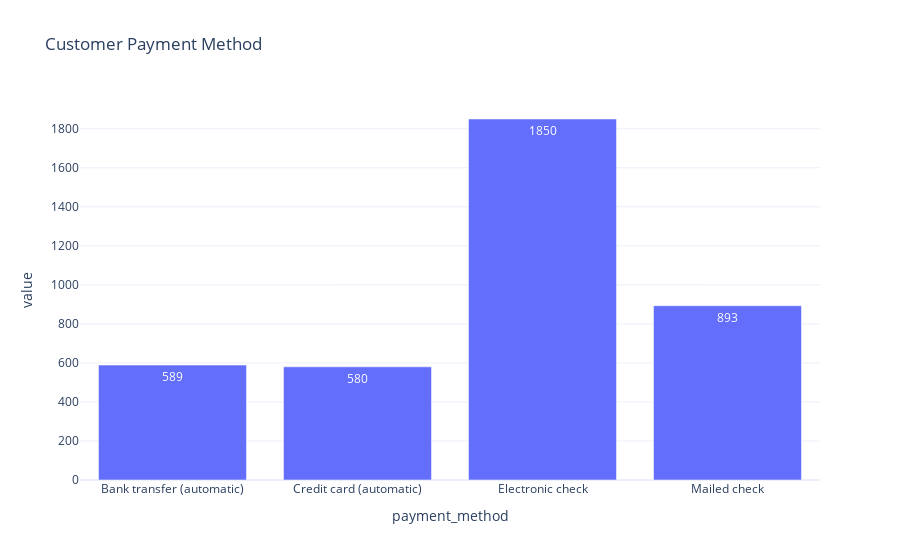
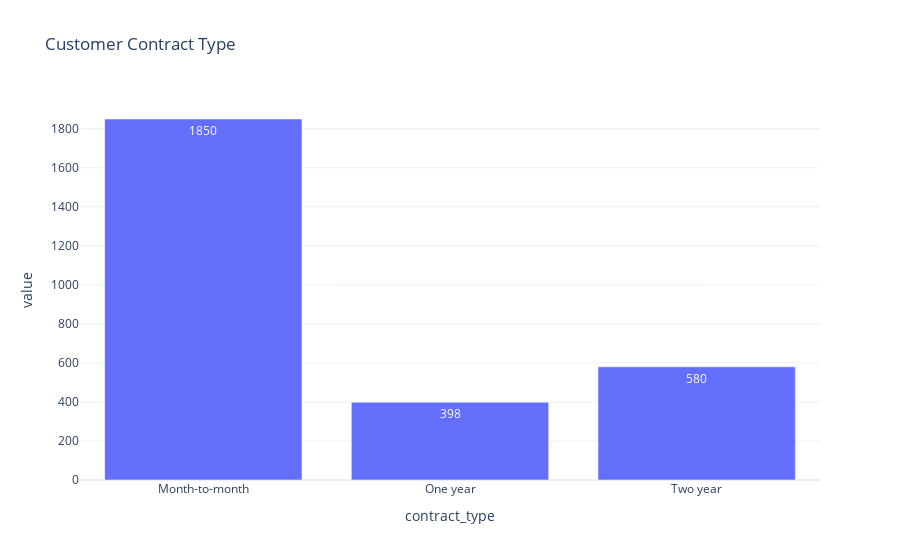

Write notebook code for charts like these, in order.
### Code cell
payment_grp = contract_df.groupby(['contract_type','payment_method']).size().reset_index().groupby('payment_method')[[0]].max()
# display(payment_grp)
fig = px.bar(payment_grp,title="Customer Payment Method",text_auto = True)
fig.update_layout(showlegend=False)
fig.show()

contract_type_grp = contract_df.groupby(['contract_type','payment_method']).size().reset_index().groupby('contract_type')[[0]].max()
# display(contract_type_grp)
fig = px.bar(contract_type_grp,title="Customer Contract Type",text_auto = True)
fig.update_layout(showlegend=False)
fig.show()

### Figure 1 — Plotly figure (JSON) as saved in the notebook; plotly's stock layout.template omitted (floating-point values rounded to 4 significant figures)
{"data": [{"alignmentgroup": "True", "hovertemplate": "variable=0<br>payment_method=%{x}<br>value=%{y}<extra></extra>", "legendgroup": "0", "marker": {"color": "#636efa", "pattern": {"shape": ""}}, "name": "0", "offsetgroup": "0", "orientation": "v", "showlegend": true, "textposition": "auto", "texttemplate": "%{y}", "type": "bar", "x": ["Bank transfer (automatic)", "Credit card (automatic)", "Electronic check", "Mailed check"], "xaxis": "x", "y": [589, 580, 1850, 893], "yaxis": "y"}], "layout": {"barmode": "relative", "legend": {"title": {"text": "variable"}, "tracegroupgap": 0}, "showlegend": false, "title": {"text": "Customer Payment Method"}, "xaxis": {"anchor": "y", "domain": [0, 1], "title": {"text": "payment_method"}}, "yaxis": {"anchor": "x", "domain": [0, 1], "title": {"text": "value"}}}}

### Figure 2 — Plotly figure (JSON) as saved in the notebook; plotly's stock layout.template omitted (floating-point values rounded to 4 significant figures)
{"data": [{"alignmentgroup": "True", "hovertemplate": "variable=0<br>contract_type=%{x}<br>value=%{y}<extra></extra>", "legendgroup": "0", "marker": {"color": "#636efa", "pattern": {"shape": ""}}, "name": "0", "offsetgroup": "0", "orientation": "v", "showlegend": true, "textposition": "auto", "texttemplate": "%{y}", "type": "bar", "x": ["Month-to-month", "One year", "Two year"], "xaxis": "x", "y": [1850, 398, 580], "yaxis": "y"}], "layout": {"barmode": "relative", "legend": {"title": {"text": "variable"}, "tracegroupgap": 0}, "showlegend": false, "title": {"text": "Customer Contract Type"}, "xaxis": {"anchor": "y", "domain": [0, 1], "title": {"text": "contract_type"}}, "yaxis": {"anchor": "x", "domain": [0, 1], "title": {"text": "value"}}}}
